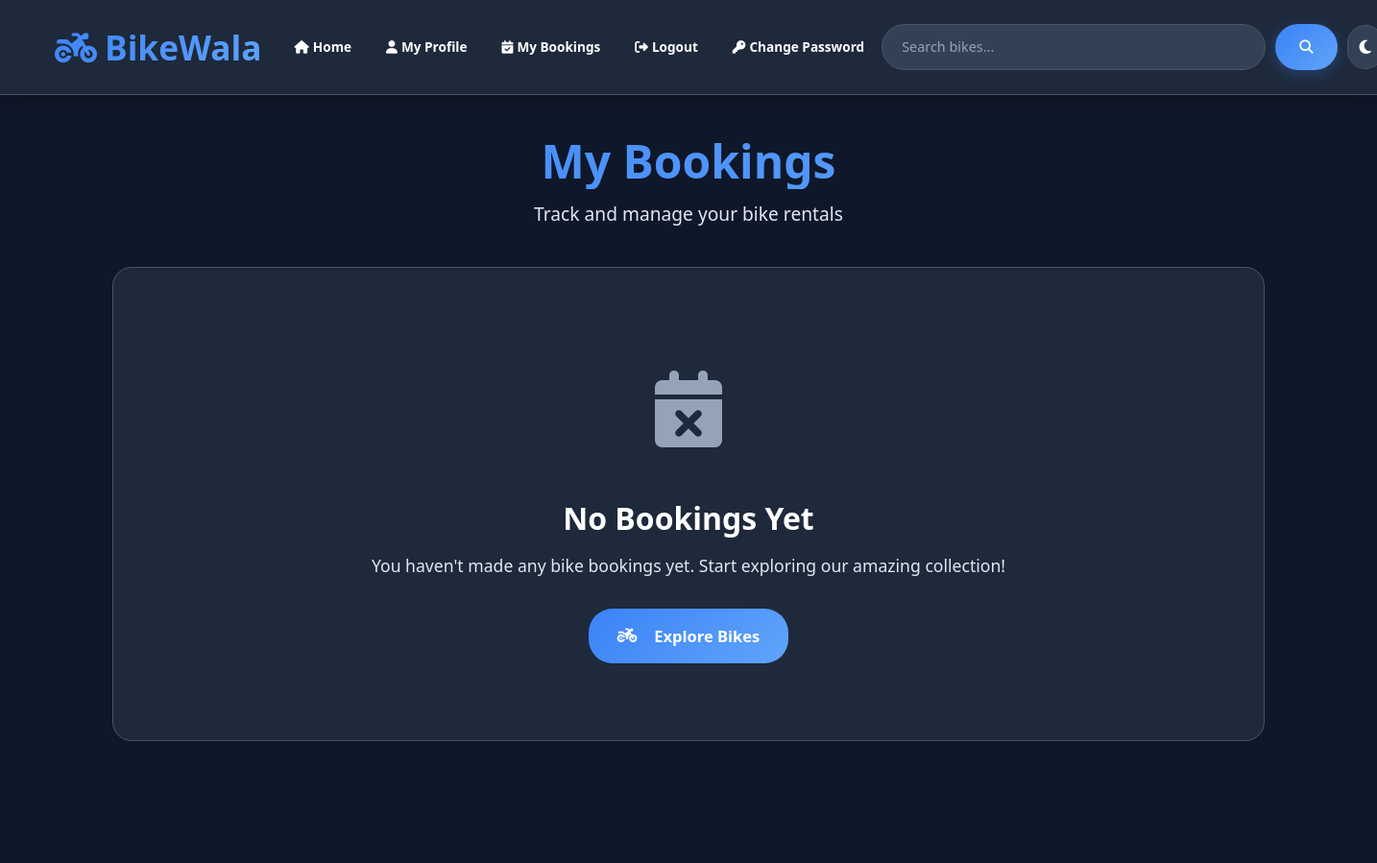
The app's page /my_bookings (signed in), older data.
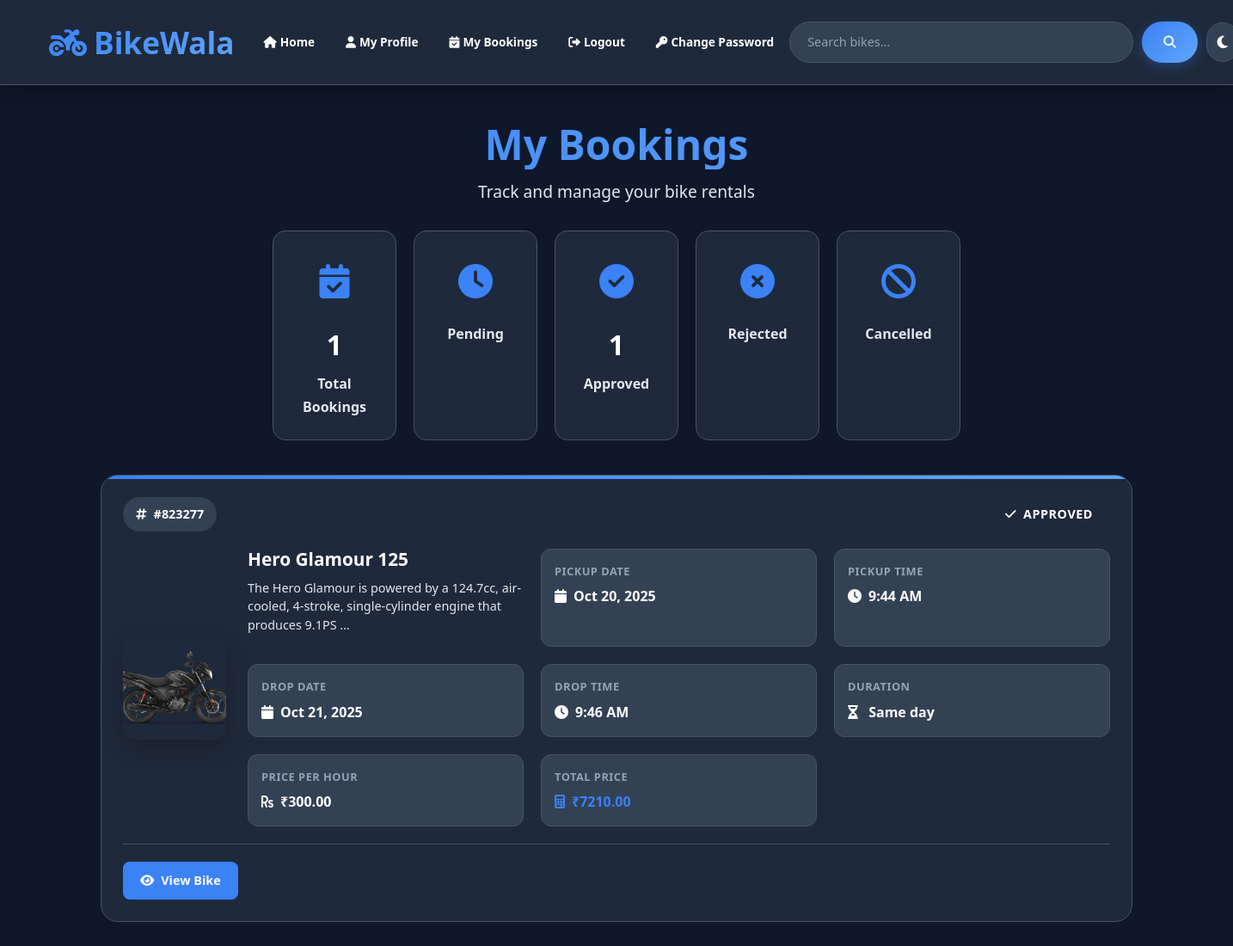
The same page, newer data.
### renter/models.py (models this page shows, shortened)
class Booking(models.Model):
    booking_id = models.IntegerField(primary_key=True)
    bike_name = models.ForeignKey(Bike, on_delete=models.CASCADE)
    username = models.ForeignKey(User, on_delete=models.CASCADE)
    pickup_date = models.DateField(auto_now=False, auto_now_add=False)
    pickup_time = models.TimeField(auto_now=False, auto_now_add=False)
    drop_date = models.DateField(auto_now=False, auto_now_add=False)
    drop_time = models.TimeField(auto_now=False, auto_now_add=False)
    status = models.CharField(max_length=50, default='Pending')
    cancellation_reason = models.TextField(blank=True, null=True, help_text="Reason for cancellation")
    cancelled_at = models.DateTimeField(blank=True, null=True, help_text="When the booking was cancelled")
    total_price = models.DecimalField(max_digits=10, decimal_places=2, default=0.00, help_text="Total price of the booking")

class Bike(models.Model):
    company = models.ForeignKey(Brand, on_delete=models.CASCADE)
    bike_name = models.CharField(max_length=50)
    desc = models.CharField(max_length=300)
    photo = models.ImageField(upload_to='bike_photos')
    price_per_hour = models.DecimalField(max_digits=10, decimal_places=2, default=0.00, help_text="Price per hour in rupees")
    renter = models.ForeignKey(User, on_delete=models.CASCADE, null=True, blank=True, help_text="Renter who owns this bike")

### customer/views.py (the view)
# urls.py: path('my_bookings', my_bookings, name='my_bookings'),
def my_bookings(request):
    un =  request.session.get('username')
    if un:
        UO = User.objects.get(username=un)
        bookings = Booking.objects.filter(username=UO)
        for booking in bookings:
            pickup_dt = datetime.datetime.combine(booking.pickup_date, booking.pickup_time)
            drop_dt = datetime.datetime.combine(booking.drop_date, booking.drop_time)
            duration_seconds = Decimal((drop_dt - pickup_dt).total_seconds())
            duration_hours = duration_seconds / Decimal('3600')
            if duration_hours < 1:
                duration_hours = Decimal('1')
            total_price = booking.bike_name.price_per_hour * duration_hours
            booking.total_price = total_price.quantize(Decimal('0.01'), rounding=ROUND_HALF_UP)
            booking.duration_hours = duration_hours
        d = {'bookings': bookings}
        return render(request, 'customer/my_bookings.html', d)

### templates/customer/my_bookings.html (shortened to what the changed rows need)
{% extends "base.html" %}
{% block body %}
<div class="bookings-container">
    <div class="bookings-header">
        <h1 class="bookings-title">My Bookings</h1>
        {% if bookings %}
        <div class="bookings-stats">
            <div class="stat-card">
                <div class="stat-icon">
                    <i class="fas fa-calendar-check"></i>
                </div>
                <div class="stat-number">{{ bookings|length }}</div>
                <div class="stat-label">Total Bookings</div>
            </div>
            <div class="stat-card">
                <div class="stat-icon">
                    <i class="fas fa-clock"></i>
                </div>
                <div class="stat-label">Pending</div>
            </div>
            <div class="stat-card">
                <div class="stat-icon">
                    <i class="fas fa-check-circle"></i>
                </div>
                <div class="stat-number">
                    {% for booking in bookings %}
                        {% if booking.status == 'Approve' %}{{ forloop.counter0|add:1 }}{% endif %}
                    {% empty %}0{% endfor %}
                </div>
                <div class="stat-label">Approved</div>
            </div>
            <div class="stat-card">
                <div class="stat-icon">
                    <i class="fas fa-times-circle"></i>
                </div>
                <div class="stat-label">Rejected</div>
            </div>
            <div class="stat-card">
                <div class="stat-icon">
                    <i class="fas fa-ban"></i>
                </div>
                <div class="stat-label">Cancelled</div>
            </div>
        </div>
        {% endif %}
    </div>
    <div class="bookings-content">
        {% if bookings %}
            <div class="bookings-grid">
                {% for booking in bookings %}
                <div class="booking-card">
                    <div class="booking-header">
                        <div class="booking-id">
                            <i class="fas fa-hashtag me-2"></i>#{{ booking.booking_id }}
                        </div>
                        <div class="booking-status status-{{ booking.status|lower }}">
                            {% if booking.status == 'Pending' %}
                                <i class="fas fa-clock me-2"></i>Pending
                            {% elif booking.status == 'Approve' %}
                                <i class="fas fa-check me-2"></i>Approved
                            {% elif booking.status == 'Reject' %}
                                <i class="fas fa-times me-2"></i>Rejected
                            {% elif booking.status == 'Cancelled' %}
                                <i class="fas fa-ban me-2"></i>Cancelled
                            {% endif %}
                        </div>
                    </div>
                    <div class="booking-content">
                        <div class="bike-image-container">
                            <img src="{{ booking.bike_name.photo.url }}" alt="{{ booking.bike_name.bike_name }}" class="bike-image">
                        </div>
                        <div class="booking-details">
                            <div>
                                <h3 class="bike-name">{{ booking.bike_name.bike_name }}</h3>
                                <p class="bike-desc">{{ booking.bike_name.desc|truncatewords:15 }}</p>
                            </div>
                            <div class="detail-item">
                                <div class="detail-label">Pickup Date</div>
                                <div class="detail-value">
                                    <i class="fas fa-calendar me-2"></i>{{ booking.pickup_date|date:"M d, Y" }}
                                </div>
                            </div>
                            <div class="detail-item">
                                <div class="detail-label">Pickup Time</div>
                                <div class="detail-value">
                                    <i class="fas fa-clock me-2"></i>{{ booking.pickup_time|time:"g:i A" }}
                                </div>
                            </div>
                            <div class="detail-item">
                                <div class="detail-label">Drop Date</div>
                                <div class="detail-value">
                                    <i class="fas fa-calendar me-2"></i>{{ booking.drop_date|date:"M d, Y" }}
                                </div>
                            </div>
                            <div class="detail-item">
                                <div class="detail-label">Drop Time</div>
                                <div class="detail-value">
                                    <i class="fas fa-clock me-2"></i>{{ booking.drop_time|time:"g:i A" }}
                                </div>
                            </div>
                            <div class="detail-item">
                                <div class="detail-label">Duration</div>
                                <div class="detail-value">
                                    <i class="fas fa-hourglass-half me-2"></i>
                                    {% if booking.duration_days > 0 %}
                                        {{ booking.duration_days }} day{{ booking.duration_days|pluralize }}
                                    {% else %}
                                        Same day
                                    {% endif %}
                                </div>
                            </div>
                            <div class="detail-item">
                                <div class="detail-label">Price per Hour</div>
                                <div class="detail-value">
                                    <i class="fas fa-rupee-sign me-2"></i>₹{{ booking.bike_name.price_per_hour }}
                                </div>
                            </div>
                            <div class="detail-item">
                                <div class="detail-label">Total Price</div>
                                <div class="detail-value" style="color: var(--accent-color); font-weight: 700;">
                                    <i class="fas fa-calculator me-2"></i>₹{{ booking.total_price }}
                                </div>
                            </div>
                        </div>
                    </div>
                    <div class="booking-actions">
                        <a href="{% url 'show' booking.bike_name.pk %}" class="btn-action btn-view">
                            <i class="fas fa-eye"></i>View Bike
                        </a>
                    </div>
                </div>
                {% endfor %}
            </div>
        {% else %}
            <div class="empty-state">
                <div class="empty-icon">
                    <i class="fas fa-calendar-times"></i>
                </div>
                <h2 class="empty-title">No Bookings Yet</h2>
                <p class="empty-subtitle">You haven't made any bike bookings yet. Start exploring our amazing collection!</p>
                <a href="{% url 'home' %}" class="btn-explore">
                    <i class="fas fa-motorcycle me-2"></i>Explore Bikes
                </a>
            </div>
        {% endif %}
    </div>
</div>
{% endblock body %}

Row changes from the older to the newer data that the page shows:
added Booking: booking_id "823277", status "Approve" (drawn), bike_name.photo (picture), bike_name.bike_name "Hero Glamour 125", bike_name.desc "The Hero Glamour is powered by a 124.7cc, air-cooled, 4-stroke, single-cylinder engine that produces 9.1PS …", pickup_date "Oct 20, 2025", pickup_time "9:44 AM", drop_date "Oct 21, 2025", drop_time "9:46 AM", bike_name.price_per_hour "300.00", total_price "7210.00"
Text that changed along with them:
{{ bookings|length }}: (not shown) → "1"
text no longer shown: "No Bookings Yet You haven't made any bike bookings yet. Start exploring our amazing collection! Explore Bikes"
text now shown: "Total Bookings Pending Approved Rejected Cancelled"
